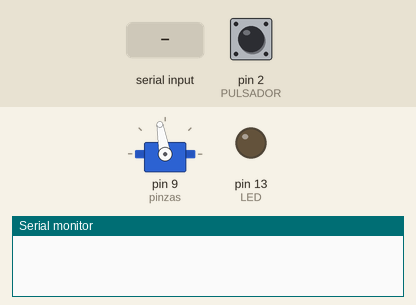
Simulated run of this sketch. Board: Arduino Uno, built with avr-gcc and run on an emulated ATmega328P. Parts: servo, output pins drawn as LEDs (lit = HIGH), the last lines printed to the serial monitor. The test bench sets the inputs (shaded band); at power-on: pin 2 (PULSADOR) HIGH.

Above: at 1.2 s.
1.3 s: pin 2 (PULSADOR) pulled LOW for 0.15 s
At 1.37 s:
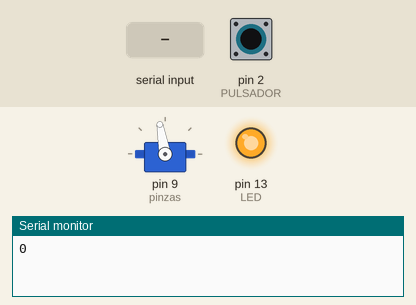
2.9 s: "1" received over Serial
At 3.9 s:
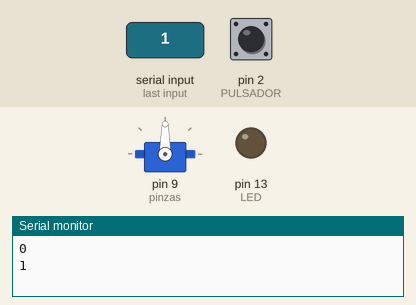
4.4 s: "3" received over Serial
At 5.0 s:
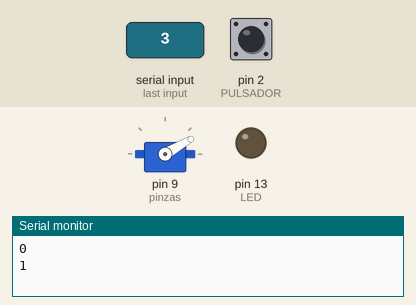
5.9 s: pin 2 (PULSADOR) pulled LOW for 1 s
At 6.7 s:
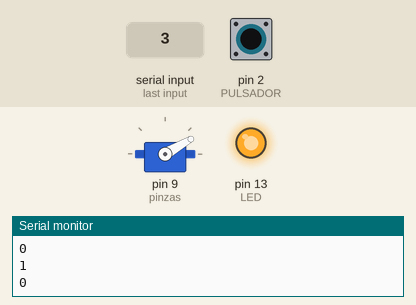
8.4 s: pin 2 (PULSADOR) pulled LOW for 3.2 s
At 12.8 s:
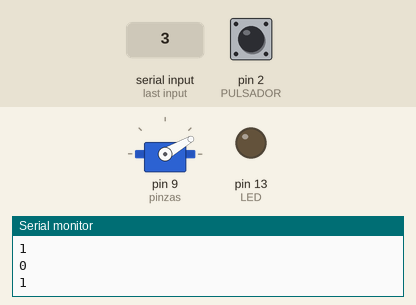
13.1 s: "0" received over Serial
At 14.0 s:
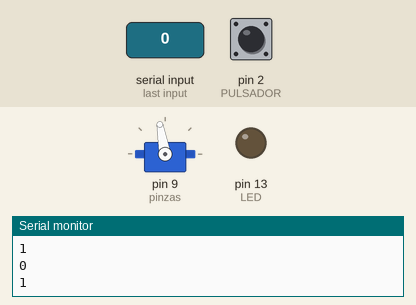
Timing chart, 0 to 15.6 s (numbered marks = the images above; inputs shaded):
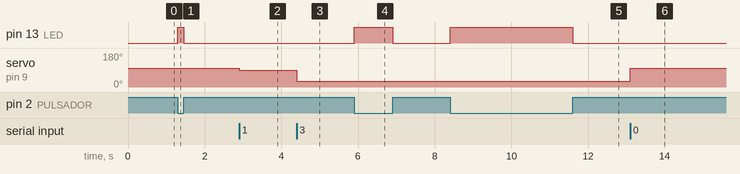

Measured:
- after the input at 1.3 s, pin 13 (LED): LOW → HIGH at once, → LOW 0.15 s later
- after the input at 2.9 s, servo on pin 9 (pinzas): 100° → 90° at once
- after the input at 4.4 s, servo on pin 9 (pinzas): 90° → 30° at once
- after the input at 5.9 s, pin 13 (LED): LOW → HIGH at once, → LOW 1.0 s later
- after the input at 8.4 s, pin 13 (LED): LOW → HIGH at once, → LOW 3.2 s later
- after the input at 13.1 s, servo on pin 9 (pinzas): 30° → 100° at once

The sketch:

Pinzas.ino
```cpp
/*
PROGRAMA QUE PERMITE MANTENER COMUNICACIÓN ENTRE ARDUINO Y JAVA
A TRAVÉS DE LA COMUNICACIÓN SERIAL.
JAVA ENVÍA MENSAJES PARA MOVER LAS PINZAS DEL BRAZO ROBÓTICO, MIENTRAS
QUE EL ARDUINO ENVÍA MENSAJES A JAVA PARA CUANDO OCURRE UNA INTERRUPCIÓN.
*/

// INCLUIR LA LIBRERÍA PARA PODER CONTROLAR EL SERVO COM3
#include <Servo.h>

Servo pinzas;                 // SERVOMOTOR
int movimientoPinzas = 100;   // VARIABLE PARA GRADOS DE LAS PINZAS
int input;                    // ALMACENA MENSAJE DE JAVA
int PULSADOR = 2;             // PIN PARA BOTÓN
int LED = 13;                 // PIN PARA LED
boolean estado = true;        // BANDERA QUE CAMBIA CUANDO SUCEDE LA INTERRUPCIÓN

void setup() {
  Serial.begin(9600);         // INICIAR LA COMUNICACIÓN SERIAL
  pinMode(PULSADOR, INPUT);   // ESTABLECER EL BOTÓN COMO ENTRADA
  pinMode(LED, OUTPUT);       // ESTABLECER EL LED COMO SALIDA
  attachInterrupt(digitalPinToInterrupt(PULSADOR), blink, CHANGE); // DECLARAR INTERRUPCIÓN

  pinzas.attach(9);           // ENLAZAR EL PIN 9 AL SERVOMOTOR
  pinzas.write(100);          // INICIALIZAR LAS PINZAS CERRADAS
}

void loop() {
  if (digitalRead(PULSADOR) == LOW) { // SI SE PRESIONÓ EL BOTÓN
    digitalWrite(LED, HIGH);          // ENCENDER EL LED
  } else {                            // SI NO SE HA PRESIONADO
    digitalWrite(LED, LOW);           // APAGAR EL LED

    while (Serial.available() > 0) {  // SI HAY UN MENSAJE DISPONIBLE
      input = Serial.read();          // GUARDAR EN LA VARIABLE EL MENSAJE
      moverPinzas(input);             // LLAMAR AL MÉTODO QUE MUEVE LAS PINZAS
    }
  }
}

/*MÉTODO QUE PERMITE MOVER LAS PINZAS EN FUNCIÓN DE LOS GRADOS DEL PARÁMETRO*/
void moverPinzas(int input) {
  if (input == '1') {                   // ABRIR PINZAS
    if (movimientoPinzas >= 30)         // VALIDAR QUE NO CIERRE EN UN GRADO NO PERMITIDO
      movimientoPinzas -= 10;           // RESTAR 10 GRADOS
  } else if (input == '0') {            // CERRAR PINZAS
    if (movimientoPinzas <= 100)        // VALIDAR QUE NO ABRA EN UN GRADO NO PERMITIDO
      movimientoPinzas += 10;           // SUMAR 10 GRADOS
  }

  if (input == '1' || input == '0') {   // SI EL MENSAJE ES 1 O 0
    pinzas.write(movimientoPinzas);     // ABRIR EN LOS GRADOS QUE SE ENCUENTRAN EN LA VARIABLE
  } else if (input == '2') {            // SI EL MENSAJE ES 2
    pinzas.write(100);                  // CERRAR COMPLETAMENTE
    delay(500);                         // RETARDO DE MEDIO SEGUNDO
  } else if (input == '3') {            // SI EL MENSAJE ES 3
    pinzas.write(30);                   // ABRIR COMPLETAMENTE
    delay(500);                         // RETARDO DE MEDIO SEGUNDO
  }
}

/*MÉTODO AL QUE SE LLAMA CUANDO SUCEDE LA INTERRUPCIÓN*/
void blink() {
  estado = !estado;       // NEGAR EL ESTADO
  Serial.println(estado); // ENVIAR SU VALOR A JAVA
}
```
